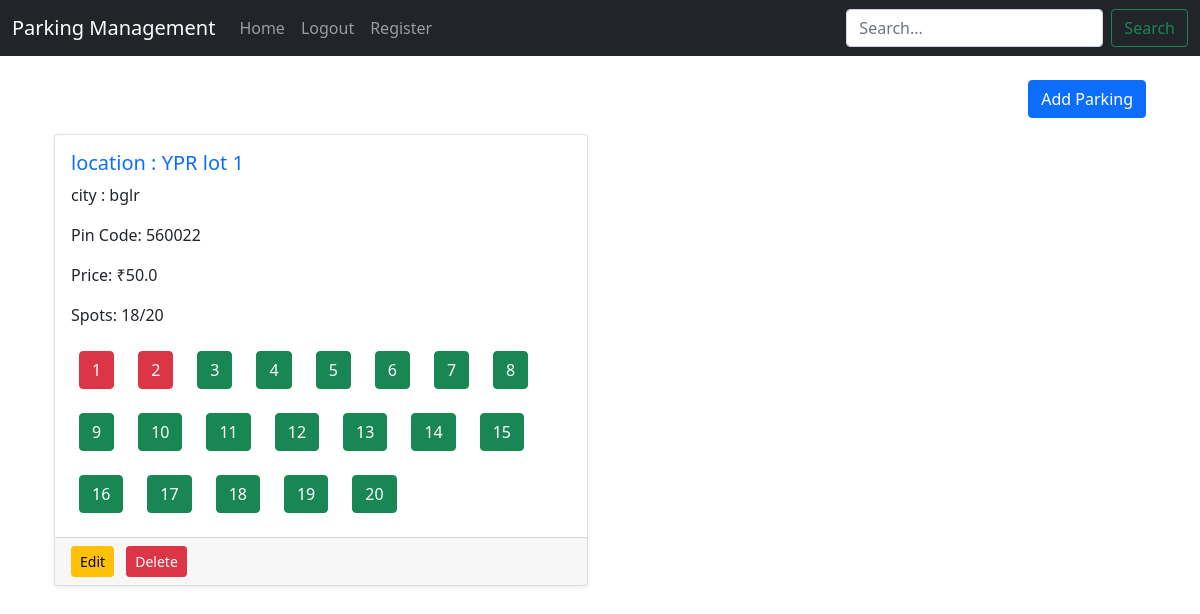
/parking (signed in), run on an earlier commit of the app's database.
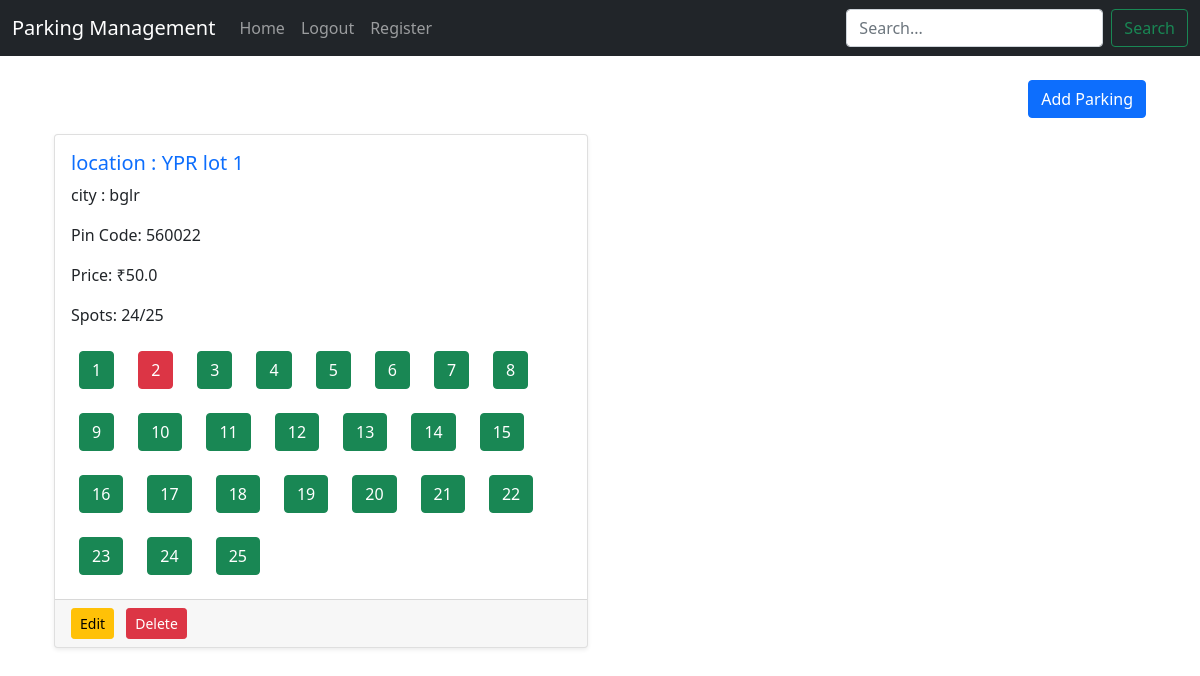
And on a later commit of the database.
### app.py (models this page shows)
class Parking(db.Model):
    __tablename__ = "parking"
    id = db.Column(db.Integer, primary_key=True)
    primary_location_name = db.Column(db.String(20), nullable=False)
    address = db.Column(db.String(20), nullable=False)
    pin_code = db.Column(db.String(20), nullable=False)
    price = db.Column(db.Float, nullable=False)
    number_of_spots = db.Column(db.Integer, nullable=False)
    spots = db.relationship(
        "parkingSpot", back_populates="parking", cascade="all, delete-orphan"
    )

class parkingSpot(db.Model):
    __tablename__ = "parkingSpot"
    id = db.Column(db.Integer, primary_key=True)
    parking_id = db.Column(db.Integer, db.ForeignKey("parking.id"), nullable=False)
    spot_number = db.Column(db.Integer, nullable=False)
    status = db.Column(db.String(20), nullable=False, default="A")
    parking = db.relationship("Parking", back_populates="spots")
    bookings = db.relationship(
        "Booking", back_populates="spot", cascade="all, delete-orphan"
    )

### app.py (the view)
@app.route("/parking", methods=["GET", "POST"])
def parking():
    if "username" not in session:
        return redirect(url_for("login"))
    parkings = Parking.query.all()
    parking_spots = {}
    available_counts = {}
    users = User.query.all()
    for parking in parkings:
        spots = parkingSpot.query.filter_by(parking_id=parking.id).all()
        parking_spots[parking.id] = spots
        available_counts[parking.id] = parkingSpot.query.filter_by(
            parking_id=parking.id, status="A"
        ).count()
    return render_template(
        "parking.html",
        parkings=parkings,
        available_counts=available_counts,
        parking_spots=parking_spots,
        users=users,
    )

### templates/parking.html (shortened to what this page needs)
{% extends 'base.html' %}
{% block content %}
<div class="container mt-4">
    <div class="d-flex justify-content-end mb-3">
        <button class="btn btn-primary" data-bs-toggle="modal" data-bs-target="#addParkingModal">
            Add Parking
        </button>
    </div>
    <div class="row row-cols-1 row-cols-md-2 g-4">
        {% for parking in parkings %}
        <div class="col">
            <div class="card shadow-sm h-100">
                <div class="card-body">
                    <h5 class="card-title text-primary">location : {{ parking.primary_location_name }}</h5>
                    <p class="card-text">city : {{ parking.address }}</p>
                    <p class="card-text">Pin Code: {{ parking.pin_code }}</p>
                    <p class="card-text">Price: ₹{{ parking.price }}</p>
                    <p class="card-text">Spots: {{ available_counts[parking.id] }}/{{ parking.number_of_spots }}</p>
                    <div class="d-flex flex-wrap gap-2 mt-3">
                        {% for spot in parking.spots %}
                        <div class="p-2 rounded">
                            <button type="button"
                                class="btn {% if spot.status == 'A' %}btn-success{% else %}btn-danger{% endif %}"
                                data-bs-toggle="modal" data-bs-target="#spotModal{{ spot.id }}">
                                {{ spot.spot_number }}
                            </button>
{% if spot.status == 'O' %}
  {% set current_booking = None %}
  {% set found = false %}
  {% for booking in spot.bookings %}
    {% if not found and booking.status == 'O' %}
      {% set current_booking = booking %}
      {% set found = true %}
    {% endif %}
  {% endfor %}
{% endif %}
{% set found = false %}
                        </div>
                        {% endfor %}
                    </div>
                </div>
                <div class="card-footer d-flex justify-content-between">
                    <div>
                        <a href="/edit_parking/{{ parking.id }}" class="btn btn-warning btn-sm me-2">Edit</a>
<a href="/delete_parking/{{ parking.id }}" class="btn btn-danger btn-sm"
   onclick="return confirm('Are you sure you want to delete this parking?')">Delete</a>
                    </div>
                </div>
            </div>
        </div>
        {% endfor %}
    </div>
</div>
{% endblock %}

### templates/base.html (shortened to what this page needs)
<!DOCTYPE html>
<html lang="en">
<head>
    <link href="https://cdn.jsdelivr.net/npm/bootstrap@5.1.3/dist/css/bootstrap.min.css" rel="stylesheet"
>
</head>
<body>
   <nav class="navbar navbar-expand-lg navbar-dark bg-dark">
        <div class="container-fluid">
            <a class="navbar-brand" href="/admin">Parking Management</a>
            <div class="collapse navbar-collapse" id="navbarSupportedContent">
                <ul class="navbar-nav me-auto mb-2 mb-lg-0">
                    <li class="nav-item">
                        <a class="nav-link {% if request.path == '/' %}active{% endif %}" href="/admin">Home</a>
                    </li>
                     {% if session['username'] %}
                    <li class="nav-item">
                         <a class="nav-link" href="/logout">Logout</a>
                    </li>
                     {% else %}
                    <li class="nav-item">
                        <a class="nav-link" href="/">Login</a>
                    </li>
                    {% endif %}
                    <li class="nav-item">
                        <a class="nav-link" href="/register">Register</a>
                    </li>
                </ul>
<form method="GET" action="{{ url_for('admin_search') }}" class="d-flex ms-2">
    <input type="text" name="query" class="form-control me-2" placeholder="Search..." value="{{ request.args.get('query', '') }}">
    <button class="btn btn-outline-success" type="submit">Search</button>
</form>
            </div>
        </div>
    </nav>
    <div class="container mt-4">
        {% block content %}{% endblock %}
    </div>
</body>
</html>

What changed in the data, as far as the page shows it:
changed Parking "YPR lot 1": available_counts "18" → "24"; number_of_spots "20" → "25"
changed parkingSpot (number 1 of 25 on the later page): status "O" → "A" (drawn)
added parkingSpot: spot_number "21"
added parkingSpot: spot_number "22"
added parkingSpot: spot_number "23"
added parkingSpot: spot_number "24"
added parkingSpot: spot_number "25"
